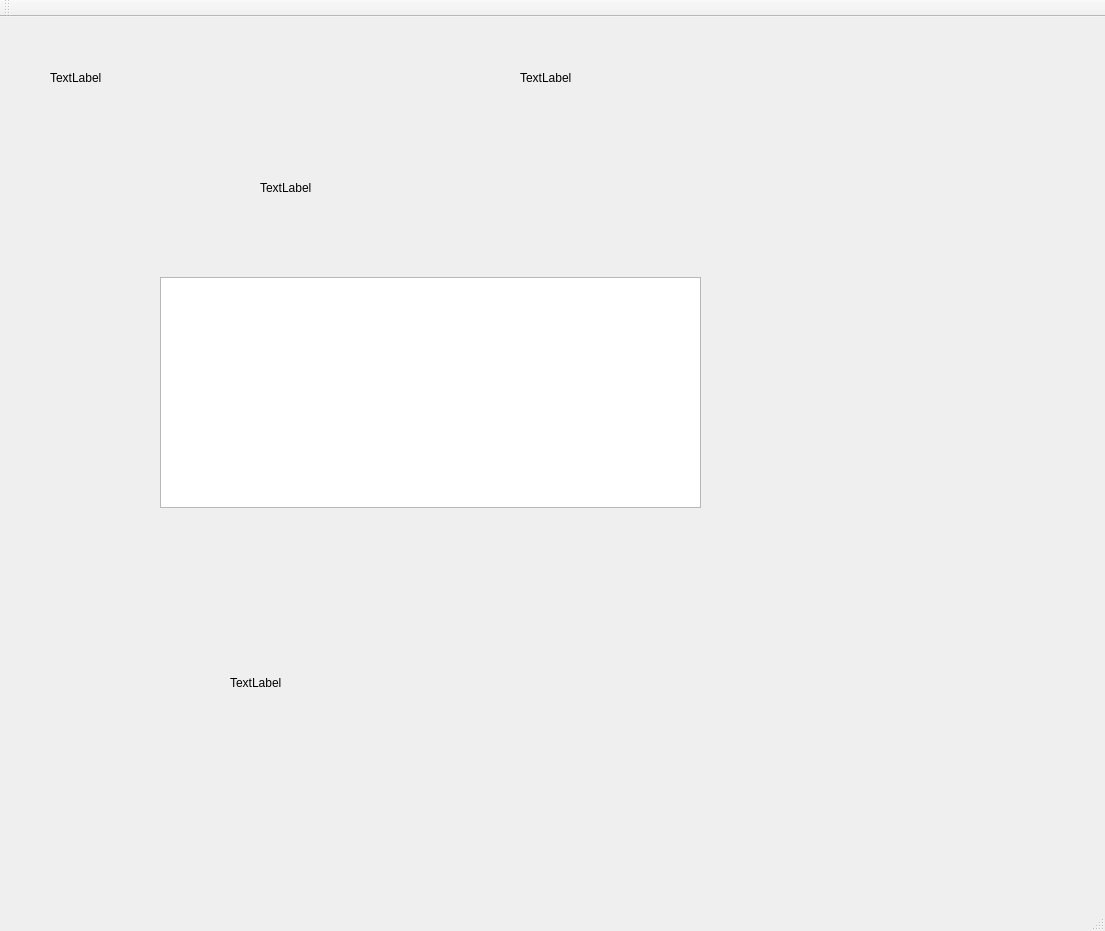
<?xml version="1.0" encoding="UTF-8"?>
<ui version="4.0">
 <class>helloClass</class>
 <widget class="QMainWindow" name="helloClass">
  <property name="geometry">
   <rect>
    <x>0</x>
    <y>0</y>
    <width>1105</width>
    <height>931</height>
   </rect>
  </property>
  <property name="windowTitle">
   <string>金科院</string>
  </property>
  <widget class="QWidget" name="centralWidget">
   <widget class="QTextBrowser" name="textBrowser">
    <property name="geometry">
     <rect>
      <x>160</x>
      <y>260</y>
      <width>541</width>
      <height>231</height>
     </rect>
    </property>
   </widget>
   <widget class="QLabel" name="imageLabel">
    <property name="geometry">
     <rect>
      <x>230</x>
      <y>530</y>
      <width>341</width>
      <height>271</height>
     </rect>
    </property>
    <property name="text">
     <string>TextLabel</string>
    </property>
   </widget>
   <widget class="QLabel" name="macLabel">
    <property name="geometry">
     <rect>
      <x>50</x>
      <y>20</y>
      <width>451</width>
      <height>81</height>
     </rect>
    </property>
    <property name="text">
     <string>TextLabel</string>
    </property>
   </widget>
   <widget class="QLabel" name="macLabel_2">
    <property name="geometry">
     <rect>
      <x>520</x>
      <y>20</y>
      <width>451</width>
      <height>81</height>
     </rect>
    </property>
    <property name="text">
     <string>TextLabel</string>
    </property>
   </widget>
   <widget class="QLabel" name="statusLabel">
    <property name="geometry">
     <rect>
      <x>260</x>
      <y>130</y>
      <width>451</width>
      <height>81</height>
     </rect>
    </property>
    <property name="text">
     <string>TextLabel</string>
    </property>
   </widget>
  </widget>
  <widget class="QToolBar" name="mainToolBar">
   <attribute name="toolBarArea">
    <enum>TopToolBarArea</enum>
   </attribute>
   <attribute name="toolBarBreak">
    <bool>false</bool>
   </attribute>
  </widget>
  <widget class="QStatusBar" name="statusBar"/>
 </widget>
 <layoutdefault spacing="6" margin="11"/>
 <resources>
  <include location="hello.qrc"/>
 </resources>
 <connections/>
</ui>
